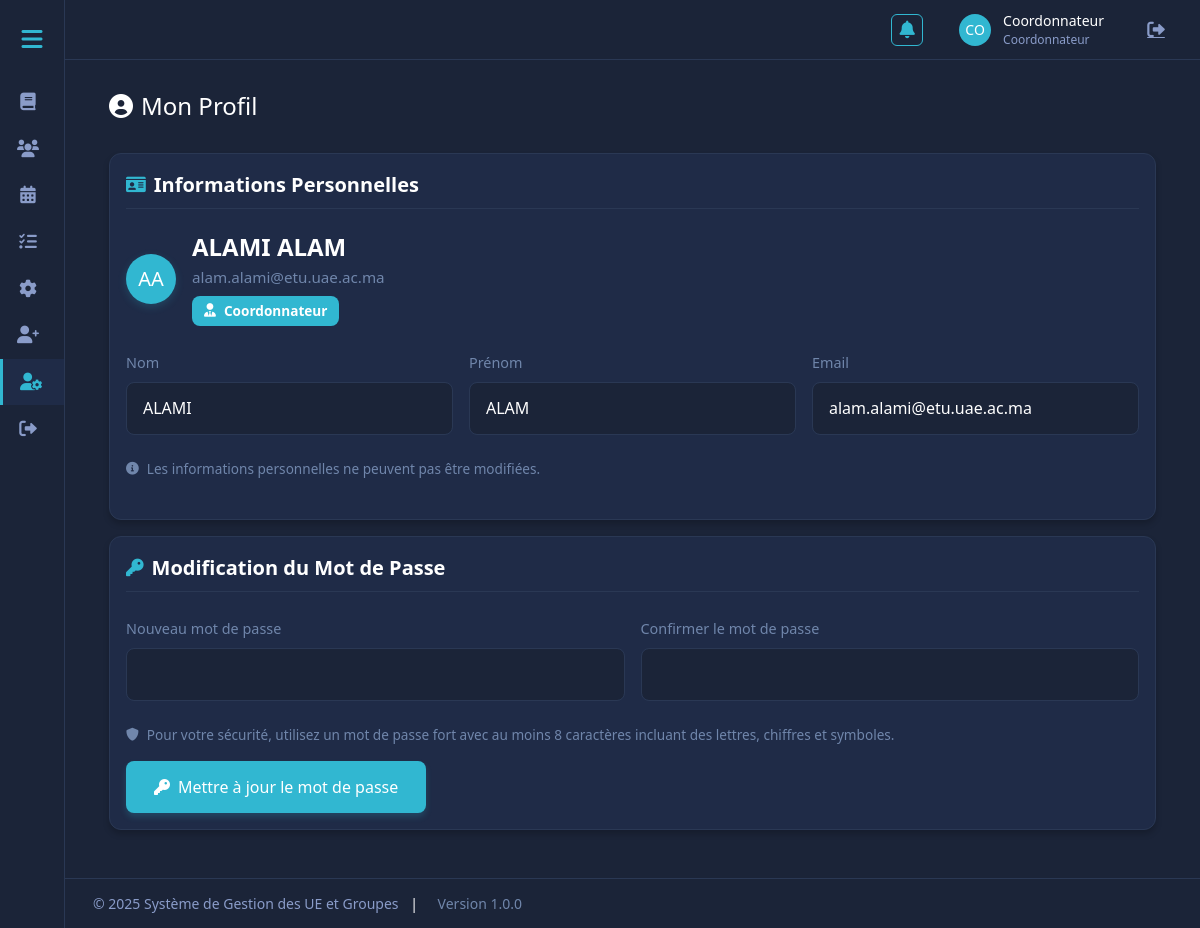
The app's page /web-project2/profile.php (signed in) with its own data.
### tables this page shows
CREATE TABLE `utilisateurs` (
  `id` int(11) NOT NULL,
  `nom_utilisateur` varchar(50) NOT NULL,
  `email` varchar(100) NOT NULL,
  `mot_de_passe` varchar(255) NOT NULL,
  `prenom` varchar(50) NOT NULL,
  `nom` varchar(50) NOT NULL,
  `role` enum('admin','chef_departement','coordonnateur','enseignant','vacataire') NOT NULL,
  `specialite` varchar(100) DEFAULT NULL,
  `id_departement` int(11) DEFAULT NULL,
  `id_filiere` int(11) DEFAULT NULL,
  `date_creation` timestamp NOT NULL DEFAULT current_timestamp(),
  `date_modification` timestamp NOT NULL DEFAULT current_timestamp() ON UPDATE current_timestamp(),
  `derniere_connexion` timestamp NULL DEFAULT NULL,
  `actif` tinyint(1) DEFAULT 1,
  `date_changement_mdp` datetime DEFAULT NULL
);

### web-project2/profile.php (the view, shortened to what this page needs)
<?php
require_once $_SERVER['DOCUMENT_ROOT'] . BASE_PATH . "/gestion-module-ue/includes/header.php";
$user_id = $_SESSION['user_id'];
$query = "SELECT * FROM utilisateurs WHERE id = ?";
$stmt = $conn->prepare($query);
$stmt->bind_param("i", $user_id);
$stmt->execute();
$user = $stmt->get_result()->fetch_assoc();
$nom = isset($user['nom']) ? $user['nom'] : '';
$prenom = isset($user['prenom']) ? $user['prenom'] : '';
$email = isset($user['email']) ? $user['email'] : '';
?>
        <div class="content">
            <div class="d-flex justify-content-between align-items-center mb-4">
                <h4><i class="fas fa-user-circle me-2"></i>Mon Profil</h4>
                </div>
            <div class="profile-section">
                <div class="section-title">
                    <i class="fas fa-id-card"></i>
                    Informations Personnelles
                </div>
                <div class="profile-header">
                    <div class="profile-avatar">
                        <?php echo strtoupper(substr($nom, 0, 1) . substr($prenom, 0, 1)); ?>
                    </div>
                    <div class="profile-info">
                        <h2><?php echo htmlspecialchars($nom . ' ' . $prenom); ?></h2>
                        <p><?php echo htmlspecialchars($email); ?></p>
                        <span class="badge">
                            <i class="fas fa-user-tie"></i>
                            <?php echo ucfirst(htmlspecialchars($user['role'])); ?>
                        </span>
                    </div>
                            </div>
                <form method="POST" class="mb-4">
                    <div class="form-grid">
                        <div>
                            <label class="form-label" for="nom">Nom</label>
                            <input type="text" class="form-control" id="nom" name="nom" value="<?php echo htmlspecialchars($nom); ?>" readonly>
                            </div>
                        <div>
                            <label class="form-label" for="prenom">Prénom</label>
                            <input type="text" class="form-control" id="prenom" name="prenom" value="<?php echo htmlspecialchars($prenom); ?>" readonly>
                        </div>
                        <div>
                            <label class="form-label" for="email">Email</label>
                            <input type="email" class="form-control" id="email" name="email" value="<?php echo htmlspecialchars($email); ?>" readonly>
                        </div>
                    </div>
                    <div class="text-helper">
                        <i class="fas fa-info-circle"></i>
                        Les informations personnelles ne peuvent pas être modifiées.
                    </div>
                </form>
            </div>
            <div class="profile-section">
                <div class="section-title">
                    <i class="fas fa-key"></i>
                    Modification du Mot de Passe
                </div>
                <form method="POST">
                    <div class="form-grid">
                        <div>
                            <label class="form-label" for="nouveau_mot_de_passe">Nouveau mot de passe</label>
                            <input type="password" class="form-control" id="nouveau_mot_de_passe"
                                   name="nouveau_mot_de_passe" minlength="8">
                        </div>
                        <div>
                            <label class="form-label" for="confirmer_mot_de_passe">Confirmer le mot de passe</label>
                            <input type="password" class="form-control" id="confirmer_mot_de_passe"
                                   name="confirmer_mot_de_passe">
                        </div>
                    </div>
                    <div class="text-helper">
                        <i class="fas fa-shield-alt"></i>
                        Pour votre sécurité, utilisez un mot de passe fort avec au moins 8 caractères incluant des lettres, chiffres et symboles.
                    </div>
                    <button type="submit" class="btn-action">
                        <i class="fas fa-key"></i>
                        Mettre à jour le mot de passe
                            </button>
                    </form>
            </div>
        </div>
<?php require_once $_SERVER['DOCUMENT_ROOT'] . BASE_PATH . "/gestion-module-ue/includes/footer.php"; ?>

### web-project2/gestion-module-ue/includes/header.php (style rules this page uses)
:root { --primary-bg: #1B2438; --secondary-bg: #1F2B47; --accent-color: #31B7D1; --text-color: #FFFFFF; --text-muted: #7086AB; --border-color: #2A3854; --header-bg: var(--secondary-bg); --top-nav-height: 60px; --footer-height: 50px; --sidebar-width-collapsed: 65px; --sidebar-width-expanded: 280px; --spacing-xs: 0.25rem; --spacing-sm: 0.5rem; --spacing-md: 1rem; --spacing-lg: 1.5rem; --spacing-xl: 2rem; --content-padding: var(--spacing-md); --section-margin: var(--spacing-md); --card-padding: var(--spacing-md); --form-spacing: var(--spacing-md); }
* { margin: 0; padding: 0; box-sizing: border-box; }
body { background-color: var(--primary-bg); color: var(--text-color); font-family: system-ui, -apple-system, "Segoe UI", Roboto, sans-serif; min-height: 100vh; display: flex; flex-direction: column; }
.content { padding: var(--content-padding); min-height: calc(100vh - var(--top-nav-height) - var(--footer-height)); }
.mb-4 { margin-bottom: var(--spacing-lg) !important; }
input, select { background: #202a3c; color: var(--text-color); border: 1px solid var(--border-color); }
input::placeholder { color: var(--text-muted); }

### web-project2/profile.php (style rules this page uses)
.profile-section { background-color: var(--secondary-bg); border-radius: 0.75rem; padding: var(--card-padding); margin-bottom: var(--section-margin); box-shadow: 0 4px 6px rgba(0, 0, 0, 0.2); transition: transform 0.2s, box-shadow 0.2s; border: 1px solid var(--border-color); }
.profile-header { margin-bottom: var(--spacing-lg); display: flex; align-items: center; }
.profile-avatar { width: 50px; height: 50px; background-color: var(--accent-color); color: var(--text-color); border-radius: 50%; display: flex; align-items: center; justify-content: center; font-size: 1.25rem; margin-right: var(--spacing-md); box-shadow: 0 3px 8px rgba(49, 183, 209, 0.2); }
.profile-info h2 { font-size: 1.5rem; font-weight: 600; margin-bottom: var(--spacing-xs); color: var(--text-color); }
.profile-info p { font-size: 0.95rem; margin-bottom: var(--spacing-sm); color: var(--text-muted); }
.section-title { font-size: 1.25rem; color: var(--text-color); font-weight: 600; margin-bottom: var(--spacing-lg); padding-bottom: var(--spacing-sm); border-bottom: 1px solid var(--border-color); display: flex; align-items: center; }
.section-title i { margin-right: var(--spacing-sm); font-size: 1.1rem; color: var(--accent-color); }
.form-control { background-color: var(--primary-bg); border: 1px solid var(--border-color); color: var(--text-color); padding: 0.85rem 1rem; border-radius: 0.5rem; transition: all 0.25s ease; }
.form-label { color: var(--text-muted); font-size: 0.9rem; margin-bottom: var(--spacing-sm); font-weight: 500; }
.btn-action { background-color: var(--accent-color); color: var(--text-color); border: none; padding: 0.85rem 1.75rem; border-radius: 0.5rem; font-weight: 500; transition: all 0.25s ease; display: inline-flex; align-items: center; gap: 0.5rem; cursor: pointer; box-shadow: 0 4px 6px rgba(49, 183, 209, 0.2); }
.text-helper { color: var(--text-muted); font-size: 0.85rem; margin-top: var(--spacing-sm); margin-bottom: var(--spacing-md); display: flex; align-items: center; }
.text-helper i { margin-right: var(--spacing-sm); font-size: 0.8rem; }
.form-grid { display: grid; grid-template-columns: repeat(auto-fit, minmax(250px, 1fr)); gap: var(--spacing-md); margin-bottom: var(--spacing-lg); }
.badge { background-color: var(--accent-color); color: var(--text-color); padding: 0.5rem 0.75rem; border-radius: 0.5rem; font-size: 0.85rem; display: inline-flex; align-items: center; gap: 0.5rem; }

### records on screen
utilisateurs: substr($nom, 0, 1) . substr($prenom, 0, 1) "AA", nom+prenom "ALAMI ALAM", email "alam.alami@etu.uae.ac.ma", role "Coordonnateur", nom "ALAMI", prenom "ALAM"

### other values on screen
substr($user_fullname, 0, 2) "CO"
$user_fullname "Coordonnateur"
